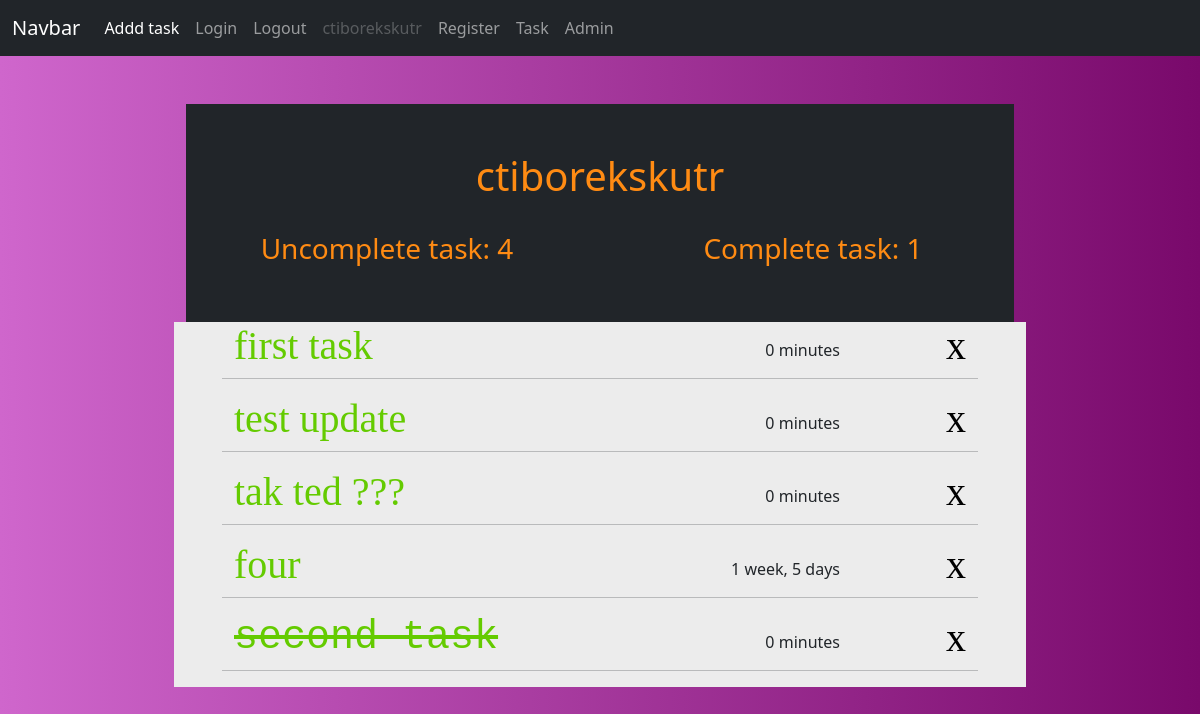
The app's page /task (signed in), older data.
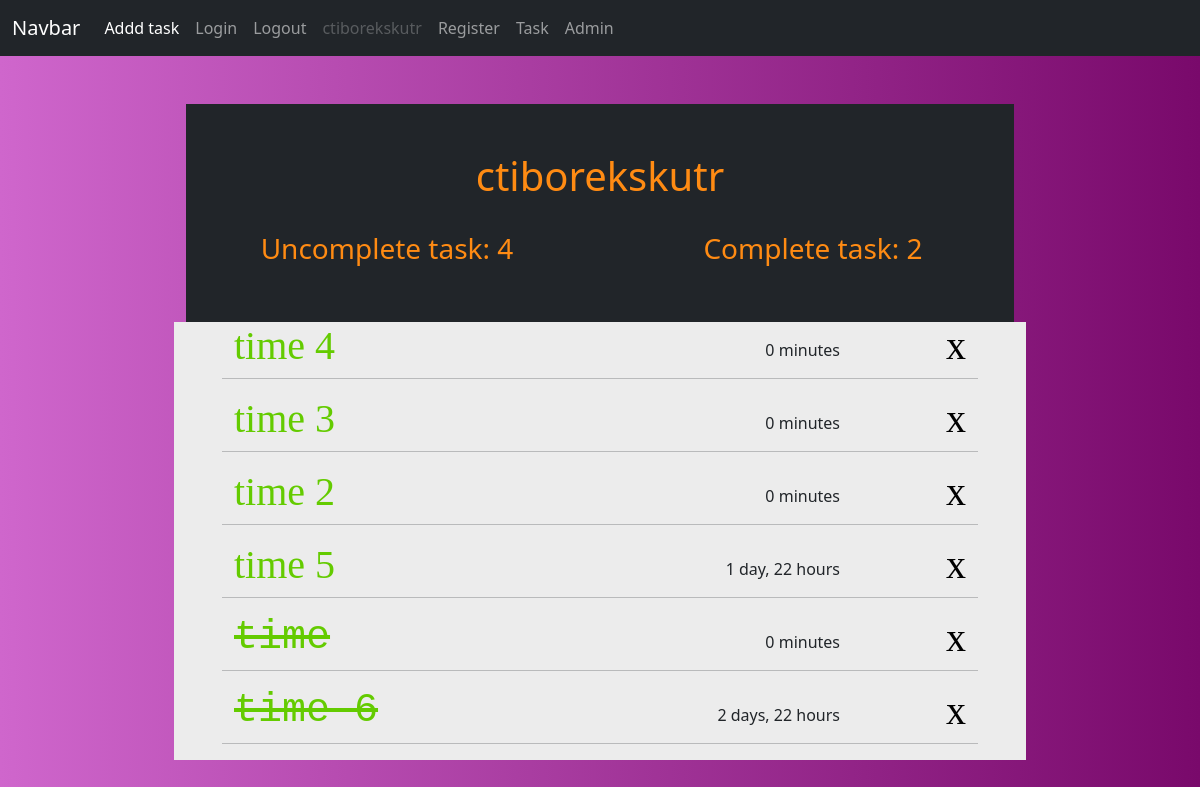
The same page, newer data.
### core/models.py (models this page shows)
class Task(models.Model):
    user = models.ForeignKey(User, on_delete=models.CASCADE, null=True, blank=True)
    title = models.CharField(max_length=255)
    text = models.TextField()
    date_created = models.DateTimeField(auto_now_add=True)
    complete = models.BooleanField(default=False)
    date_planned_completion = models.DateTimeField(blank=True, null=True)
    date_completion = models.DateTimeField(blank=True, null=True)

### core/views.py (the view)
# urls.py: path("task", TaskListView.as_view(), name="task"),
class TaskListView(LoginRequiredMixin, ListView):
    model: Type[Task] = Task
    template_name = "task.html"
    ordering = ["date_planned_completion"]
    context_object_name = "tasks"
    def get_queryset(self) -> QuerySet:
        queryset = super().get_queryset()
        queryset = queryset.order_by("complete", "date_planned_completion")
        return queryset
    def get_context_data(self, **kwargs) -> Dict[str, int]:
        context = super().get_context_data(**kwargs)
        context["tasks"] = context["tasks"].filter(user=self.request.user)
        context["count"] = context["tasks"].filter(complete=False).count()
        context["done"] = context["tasks"].filter(complete=True).count()
        return context

### core/templates/task.html
{% extends 'base.html' %}
{% block content %}
<div class="w-75">
    <div class="top-task-bar py-5 task-bar-color">
<h1>{{request.user}}</h1> <br>
<div class="row">
    <div class="col-6">
<h3>Uncomplete task: {{count}}</h3>
</div>
<div class="col-6">
<h3>Complete task: {{done}}</h3>
</div>
</div>
</div>
{% for task in tasks %}
    <div class="row task-body d-flex align-items-center px-5">
        <div class="col-5">
            {% if task.complete == 0 %}
<a class="links" href="{% url 'detail_task' task.pk%}"><h1 class="task-title text-start">{{ task.title }}</h1></a>
{% else %}
<a class="links-complete" href="{% url 'detail_task' task.pk%}"><h1 class="task-title text-start">{{ task.title }}</h1></a>
{% endif %}
</div>
<div class="col-5 text-end">
{{ task.date_planned_completion|timeuntil }}
</div>
<div class="col-2">
    <a class="links" href="{% url 'delete_task' task.pk%}"><h1 class="">x</h1></a>
</div>
<hr>
</div>
{% endfor %}
</div>
</div>
</center>
{% endblock %}

### core/templates/base.html (shortened to what this page needs)
<!DOCTYPE html>
<html lang="en">
<head>
    {% load static %}
      <link rel="stylesheet" href="{% static 'css/main.css' %}">
    <link href="https://cdn.jsdelivr.net/npm/bootstrap@5.2.3/dist/css/bootstrap.min.css" rel="stylesheet">
</head>
<body>
{% include 'navbar.html' %}
<center>
<div class="container-fluid task-container py-5 px-5 min-vh-100">
{% block content %}
{% endblock %}
    </body>
    </html>

### core/templates/navbar.html (shortened to what this page needs)
<nav class="navbar navbar-expand-lg navbar-dark bg-dark">
    <div class="container-fluid">
      <a class="navbar-brand" href="#">Navbar</a>
      <div class="collapse navbar-collapse" id="navbarNav">
        <ul class="navbar-nav">
          <li class="nav-item">
            <a class="nav-link active" aria-current="page" href="{% url 'add_task' %}">Addd task</a>
          </li>
          <li class="nav-item">
            <a class="nav-link" href="{% url 'login' %}">Login</a>
          </li>
          <li class="nav-item">
            <a class="nav-link" href="{% url 'logout' %}">Logout</a>
          </li>
          <li class="nav-item">
            <a class="nav-link disabled">{{request.user}}</a>
          </li>
          <li class="nav-item">
            <a class="nav-link" href="{% url 'register' %}">Register</a>
          </li>
          <li class="nav-item">
            <a class="nav-link" href="{% url 'task' %}">Task</a>
          </li>
          <li class="nav-item">
            <a class="nav-link" href="{% url 'userlist' %}">Admin</a>
          </li>
        </ul>
      </div>
    </div>
  </nav>

### core/static/css/main.css (style rules this page uses)
.task-container { background: rgb(207,102,204); background: linear-gradient(90deg, rgba(207,102,204,1) 0%, rgba(121,9,107,1) 100%); }
.top-task-bar { background-color: #212529 ; }
.task-bar-color { color: #FF8B13; }
.task-body { background-color: #ECECEC; }
.task-title { color: #64cb00; }
.links { all:initial; text-align: right; }
.links-complete { all:initial; text-align: right; color: #64cb00; text-decoration: line-through; font-family: 'Courier New', 'Courier New', Courier, monospace; }

Row changes from the older to the newer data that the page shows:
removed Task: title "first task", date_planned_completion "0 minutes"
removed Task: title "test update", date_planned_completion "0 minutes"
removed Task: title "tak ted ???", date_planned_completion "0 minutes"
removed Task: title "four", date_planned_completion "1 week, 5 days"
removed Task: title "second task", date_planned_completion "0 minutes"
added Task: title "time 4", date_planned_completion "0 minutes"
added Task: title "time 3", date_planned_completion "0 minutes"
added Task: title "time 2", date_planned_completion "0 minutes"
added Task: title "time 5", date_planned_completion "1 day, 22 hours"
added Task: title "time", date_planned_completion "0 minutes"
added Task: title "time 6", date_planned_completion "2 days, 22 hours"
Text that changed along with them:
{{ done }}: "1" → "2"
